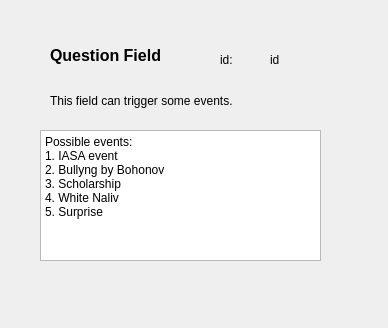
<?xml version="1.0" encoding="UTF-8"?>
<ui version="4.0">
 <class>QuestWindow</class>
 <widget class="QDialog" name="QuestWindow">
  <property name="geometry">
   <rect>
    <x>0</x>
    <y>0</y>
    <width>388</width>
    <height>328</height>
   </rect>
  </property>
  <property name="windowTitle">
   <string>Dialog</string>
  </property>
  <widget class="QLabel" name="name">
   <property name="geometry">
    <rect>
     <x>50</x>
     <y>40</y>
     <width>151</width>
     <height>31</height>
    </rect>
   </property>
   <property name="font">
    <font>
     <pointsize>12</pointsize>
     <bold>true</bold>
    </font>
   </property>
   <property name="text">
    <string>Question Field</string>
   </property>
  </widget>
  <widget class="QLabel" name="info">
   <property name="geometry">
    <rect>
     <x>50</x>
     <y>90</y>
     <width>231</width>
     <height>21</height>
    </rect>
   </property>
   <property name="text">
    <string>This field can trigger some events.</string>
   </property>
  </widget>
  <widget class="QLabel" name="id_d">
   <property name="geometry">
    <rect>
     <x>220</x>
     <y>50</y>
     <width>31</width>
     <height>20</height>
    </rect>
   </property>
   <property name="text">
    <string>id:</string>
   </property>
  </widget>
  <widget class="QLabel" name="id">
   <property name="geometry">
    <rect>
     <x>270</x>
     <y>50</y>
     <width>63</width>
     <height>20</height>
    </rect>
   </property>
   <property name="text">
    <string>id</string>
   </property>
  </widget>
  <widget class="QTextBrowser" name="textBrowser">
   <property name="geometry">
    <rect>
     <x>40</x>
     <y>130</y>
     <width>281</width>
     <height>131</height>
    </rect>
   </property>
   <property name="html">
    <string>&lt;!DOCTYPE HTML PUBLIC &quot;-//W3C//DTD HTML 4.0//EN&quot; &quot;http://www.w3.org/TR/REC-html40/strict.dtd&quot;&gt;
&lt;html&gt;&lt;head&gt;&lt;meta name=&quot;qrichtext&quot; content=&quot;1&quot; /&gt;&lt;meta charset=&quot;utf-8&quot; /&gt;&lt;style type=&quot;text/css&quot;&gt;
p, li { white-space: pre-wrap; }
&lt;/style&gt;&lt;/head&gt;&lt;body style=&quot; font-family:'Segoe UI'; font-size:9pt; font-weight:400; font-style:normal;&quot;&gt;
&lt;p style=&quot; margin-top:0px; margin-bottom:0px; margin-left:0px; margin-right:0px; -qt-block-indent:0; text-indent:0px;&quot;&gt;Possible events:&lt;/p&gt;
&lt;p style=&quot; margin-top:0px; margin-bottom:0px; margin-left:0px; margin-right:0px; -qt-block-indent:0; text-indent:0px;&quot;&gt;1. IASA event&lt;/p&gt;
&lt;p style=&quot; margin-top:0px; margin-bottom:0px; margin-left:0px; margin-right:0px; -qt-block-indent:0; text-indent:0px;&quot;&gt;2. Bullyng by Bohonov &lt;/p&gt;
&lt;p style=&quot; margin-top:0px; margin-bottom:0px; margin-left:0px; margin-right:0px; -qt-block-indent:0; text-indent:0px;&quot;&gt;3. Scholarship&lt;/p&gt;
&lt;p style=&quot; margin-top:0px; margin-bottom:0px; margin-left:0px; margin-right:0px; -qt-block-indent:0; text-indent:0px;&quot;&gt;4. White Naliv&lt;/p&gt;
&lt;p style=&quot; margin-top:0px; margin-bottom:0px; margin-left:0px; margin-right:0px; -qt-block-indent:0; text-indent:0px;&quot;&gt;5. Surprise&lt;/p&gt;&lt;/body&gt;&lt;/html&gt;</string>
   </property>
  </widget>
 </widget>
 <resources/>
 <connections/>
</ui>
